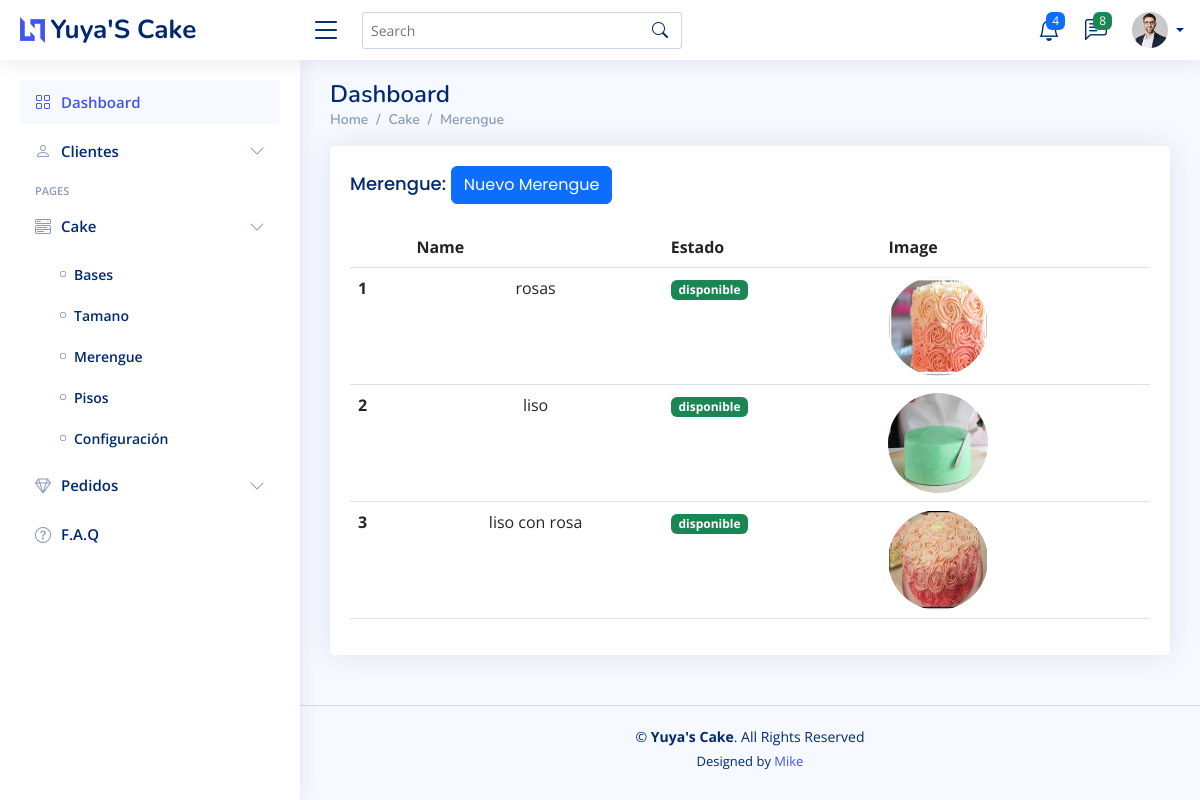
The page /home/merengue_list/ (signed in) on the database its author committed.
### app/yuyakake/models.py (models this page shows, shortened)
class CakeMeringue(models.Model):
    name = models.CharField(max_length=50)
    image = models.ImageField(upload_to='meringues/')
    disponible = models.BooleanField(default=True)

### app/yuyakake/views/merengueview.py (the view)
# urls.py: path('merengue_list/', ListarMerengueView.as_view(), name='merengue_list'),
class ListarMerengueView(UserPassesTestMixin, ListView):
    template_name = 'cake/merengue/listar.html'
    model = CakeMeringue
    def test_func(self):
        return self.request.user.is_superuser

### app/yuyakake/templates/cake/merengue/listar.html (shortened to what this page needs)
{% extends 'admin/dashboard_admin.html' %}
{% load static %}
{% block pagetitle_section %}
     <li class="breadcrumb-item "> Cake </li>
    <li class="breadcrumb-item active">
        <a href="">Merengue</a>
    </li>
{% endblock %}
{% block content_dashboar %}
    <section class="section">
        <div class="row">
            <div class="col-lg-12">
                <div class="card">
                    <div class="card-body">
                        <h5 class="card-title">Merengue:
                            <a class="btn btn-primary" href="{% url 'merengue_new' %}">Nuevo Merengue</a></h5>
                        <table class="table datatable">
                            <thead>
                            <tr>
                                <th scope="col"></th>
                                <th scope="col">Name</th>
                                <th scope="col">Estado</th>
                                <th scope="col">Image</th>
                            </tr>
                            </thead>
                            <tbody>
                            {% if object_list %}
                                {% for obj in object_list %}
                                    <tr>
                                        <th scope="row">{{ obj.id }}</th>
                                        <td class="text-center">{{ obj.name }}</td>
                                        <td>
                                            <a href="">
                                                {% if obj.disponible %}
                                                    <span class="badge bg-success">disponible</span>
                                                {% else %}
                                                    <span class="badge bg-danger">no disponible</span>
                                                {% endif %}
                                            </a>
                                        </td>
                                        <th scope="row">
                                            <img src="{{ obj.image.url }}" class="rounded-circle"
                                                 alt="{{ obj.image }}"
                                                 style="height: 100px; width: 100px">
                                        </th>
                                    </tr>
                                {% endfor %}
                            {% endif %}
                            </tbody>
                        </table>
                    </div>
                </div>
            </div>
        </div>
    </section>
{% endblock %}

### app/customUser/static/assets/css/style.css (style rules this page uses)
:root { scroll-behavior: smooth; }
body { font-family: "Open Sans", sans-serif; background: #f6f9ff; color: #444444; }
a { color: #4154f1; text-decoration: none; }
h1, h2, h3, h4, h5, h6 { font-family: "Nunito", sans-serif; }
.card { margin-bottom: 30px; border: none; border-radius: 5px; box-shadow: 0px 0 30px rgba(1, 41, 112, 0.1); }
.card-title { padding: 20px 0 15px 0; font-size: 18px; font-weight: 500; color: #012970; font-family: "Poppins", sans-serif; }
.card-body { padding: 0 20px 20px 20px; }
.breadcrumb a { color: #899bbd; transition: 0.3s; }
.breadcrumb .breadcrumb-item::before { color: #899bbd; }
.breadcrumb .active { color: #51678f; font-weight: 600; }

### rows shown on the page
CakeMeringue: id "1", name "rosas", disponible "disponible", image (picture)
CakeMeringue: id "2", name "liso", disponible "disponible", image (picture)
CakeMeringue: id "3", name "liso con rosa", disponible "disponible", image (picture)
